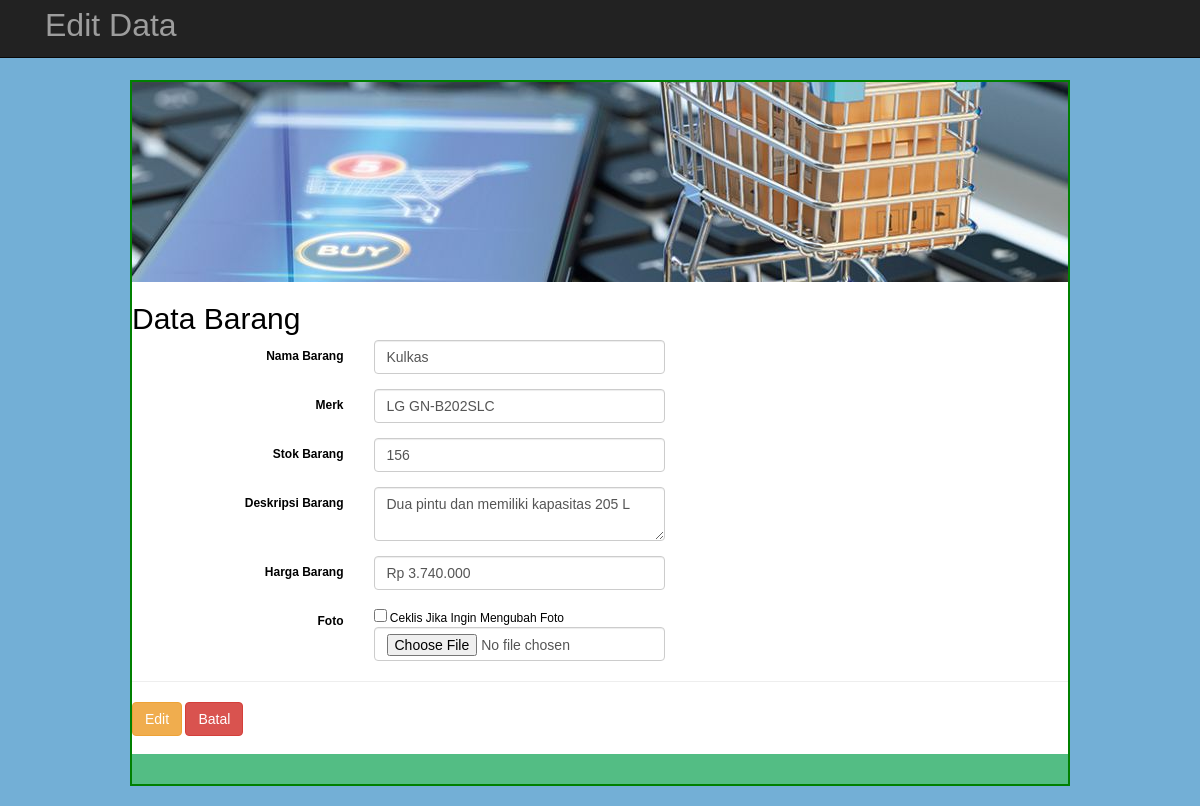
Screenshot of /form_ubah.php?kode=D004 with the database file from the repository.
### tables this page shows
CREATE TABLE `produk` (
  `no` int(11) NOT NULL,
  `kode` varchar(100) NOT NULL,
  `barang` varchar(50) NOT NULL,
  `merk` varchar(30) NOT NULL,
  `stok` varchar(20) NOT NULL,
  `deskripsi` varchar(100) NOT NULL,
  `harga` varchar(30) NOT NULL,
  `foto` varchar(100) NOT NULL
);

### form_ubah.php (the view, shortened to what this page needs)
<!DOCTYPE html>
<html lang="en">
<head>
	<link href="css/bootstrap.min.css" rel="stylesheet">
	<link href="css/bootstrap-datepicker.css" rel="stylesheet">
</head>
<body>
	<nav class="navbar navbar-inverse navbar-fixed-top">
		<div class="container">
			<div id="navbar" class="navbar-collapse collapse">
				<ul class="nav navbar-nav">
					<li><a href=""><font size="6">Edit Data</font></a></li>
				</ul>
			</div>
		</div>
	</nav>
	<div class="container">
		<div class="content">
<link rel="stylesheet" type="text/css" href="style.css" media="all"/>
</head>
<body>
<div class="wrapper">
<header>
</header>
<section class="courses">
<article>
<h2><font color="black">Data Barang</h2>
<?php
 include "connect.php";
 $kode = $_GET['kode'];
 $query = "SELECT * FROM produk WHERE kode='".$kode."'";
 $sql = mysqli_query($connect, $query);
 $data = mysqli_fetch_array($sql);
 ?>
 <form method="post" class="form-horizontal" action="proses_ubah.php?kode=<?php echo $kode; ?>" enctype="multipart/form-data">
				<div class="form-group">
					<label class="col-sm-3 control-label">Nama Barang</label>
					<div class="col-sm-4">
						<input type="text" name="barang" class="form-control"  value="<?php echo $data['barang']; ?>"  required>
					</div>
				</div>
				<div class="form-group">
					<label class="col-sm-3 control-label">Merk</label>
					<div class="col-sm-4">
						<input type="text" name="merk" class="form-control" value="<?php echo $data['merk']; ?>" required>
					</div>
				</div>
				<div class="form-group">
					<label class="col-sm-3 control-label">Stok Barang</label>
					<div class="col-sm-4">
						<input type="text" name="stok" class="form-control"  value="<?php echo $data['stok']; ?>"  required>
					</div>
				</div>
				<div class="form-group">
					<label class="col-sm-3 control-label">Deskripsi Barang</label>
					<div class="col-sm-4">
						<textarea name="deskripsi"  class="form-control" required><?php echo $data['deskripsi']; ?></textarea>
					</div>
				</div>
				<div class="form-group">
					<label class="col-sm-3 control-label">Harga Barang</label>
					<div class="col-sm-4">
						<input type="text" name="harga"  class="form-control" value="<?php echo $data['harga']; ?>"  required>
					</div>
				</div>
 <div class="form-group">
					<label class="col-sm-3 control-label">Foto</label>
					<div class="col-sm-4">
					<input type="checkbox" name="ubah_foto" value="true"> Ceklis Jika Ingin Mengubah Foto<br>
						<input type="file" name="foto" class="form-control" placeholder="Foto" >
					</div>
				</div>
 <hr>
 <input type="submit" class="btn btn-warning" value="Edit">
 <a href="admin.php"><input type="button" class="btn btn-danger" value="Batal"></a>
 </form>
<br>
</section>
<article>
<footer>
</footer>
</div>
</body>
</html>

### style.css (style rules this page uses)
body { margin: 0; padding: 0; line-height: 1.5em; font-family: Arial, Helvetica, sans-serif; font-size: 12px; color: #0d2d4b; background: #73afd6 url(images/templatemo_body.jpg) top repeat-x; }
a:link, a:visited { color: #71950f; text-decoration: none; font-weight: normal; }

### form_ubah.php (style rules this page uses)
.content { margin-top: 80px; }
.wrapper { width: 940px; margin: 20px auto 20px auto; border: 2px solid green; background-color: #ffffff; }
header { height: 200px; background-image: url(images/header.jpg); background-position: center; }
footer { background-color: #53bd84; height: 30px; }
article { overflow: auto; width: 100%; }
h1,h2,h3 { font-weight: normal; }
h2 { margin: 10px 0px 5px 0px; padding: 0px; }
footer { font-size: 80%; padding: 7px 0px 0px 20px; }

### rows the page displays
produk: barang "Kulkas", merk "LG GN-B202SLC", stok "156", deskripsi "Dua pintu dan memiliki kapasitas 205 L", harga "Rp 3.740.000"
